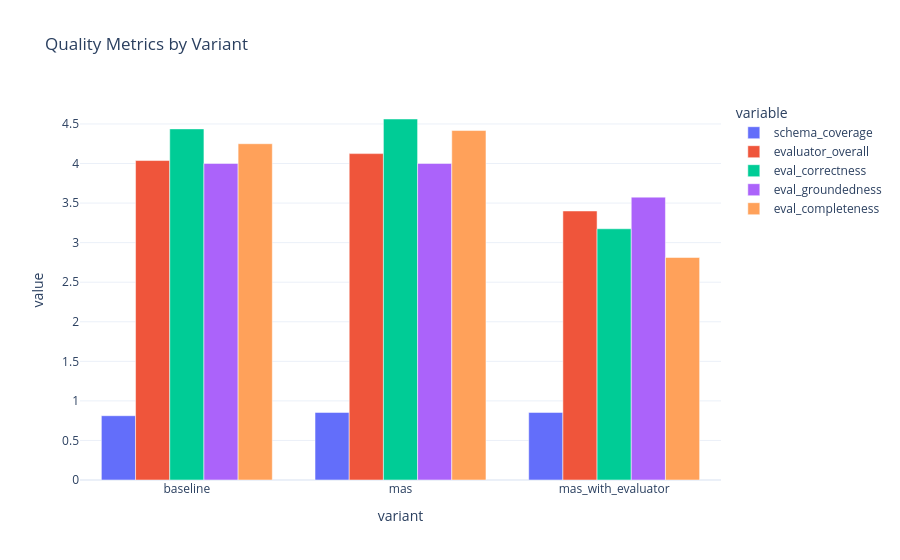
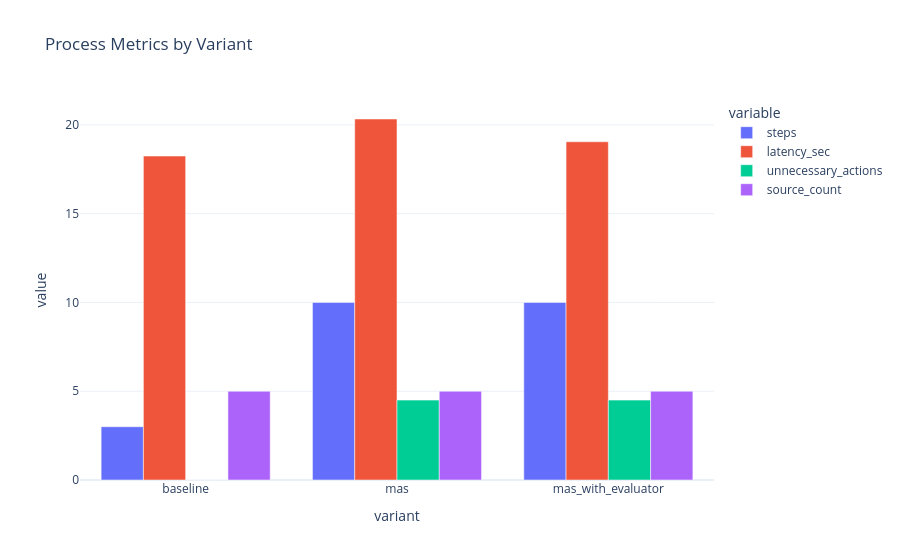
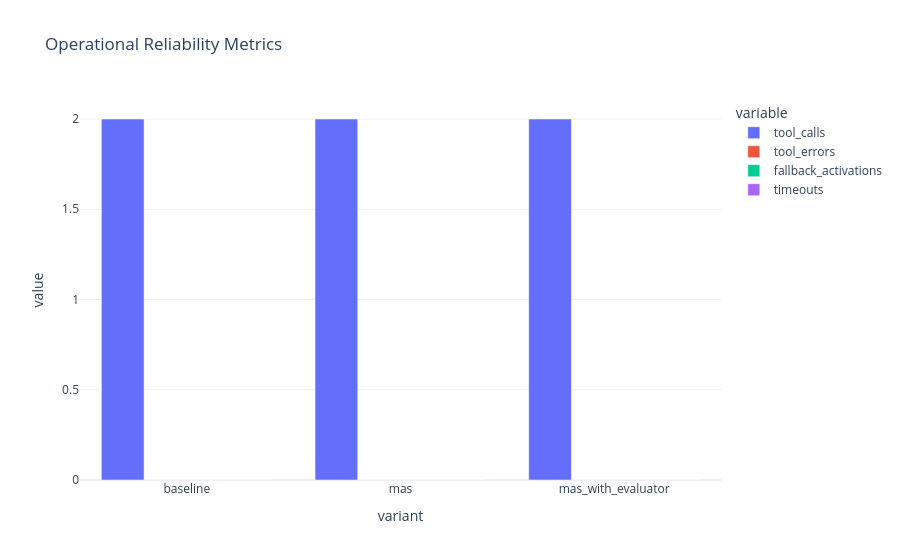
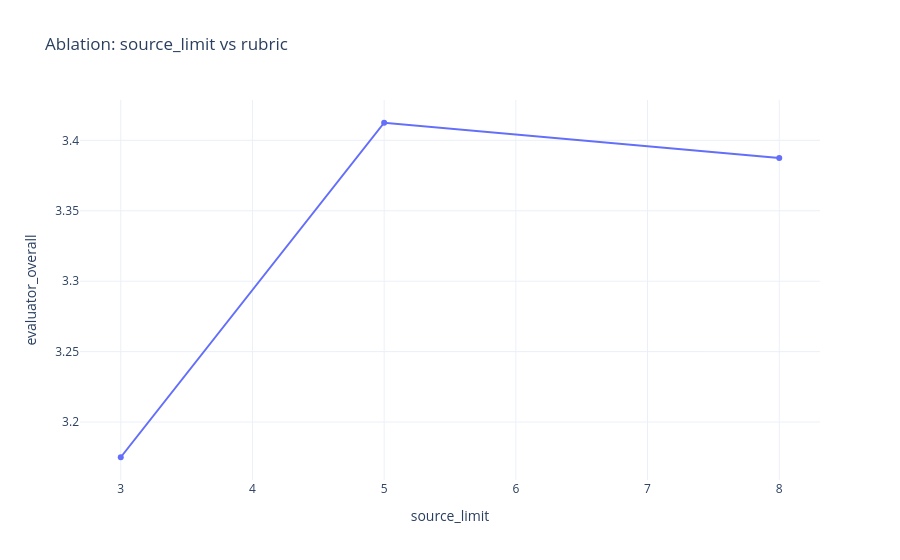

The notebook cell these images were saved under, in order:
### Markdown cell above
## Stage 6 - Analytics, Ablations, and Failure Cases

**Control question:** Do plots cover all three main configurations?

### Code cell
main_df = results_df[results_df["stage"] == "exp_main"].copy()
quality_cols = ["schema_coverage", "evaluator_overall", "eval_correctness", "eval_groundedness", "eval_completeness"]
process_cols = ["steps", "latency_sec", "unnecessary_actions", "source_count"]
ops_cols = ["tool_calls", "tool_errors", "fallback_activations", "timeouts"]

quality_summary = main_df.groupby("variant", as_index=False)[quality_cols].mean(numeric_only=True)
process_summary = main_df.groupby("variant", as_index=False)[process_cols].mean(numeric_only=True)
ops_summary = main_df.groupby("variant", as_index=False)[ops_cols].mean(numeric_only=True)

fig_q = px.bar(quality_summary.melt(id_vars=["variant"], value_vars=quality_cols), x="variant", y="value", color="variable", barmode="group", title="Quality Metrics by Variant", template="plotly_white")
fig_p = px.bar(process_summary.melt(id_vars=["variant"], value_vars=process_cols), x="variant", y="value", color="variable", barmode="group", title="Process Metrics by Variant", template="plotly_white")
fig_o = px.bar(ops_summary.melt(id_vars=["variant"], value_vars=ops_cols), x="variant", y="value", color="variable", barmode="group", title="Operational Reliability Metrics", template="plotly_white")
fig_q.show(); fig_p.show(); fig_o.show()

report_table_main = main_df.groupby("variant", as_index=False)[
    ["eval_correctness", "eval_groundedness", "eval_completeness", "schema_coverage", "steps", "latency_sec", "tool_errors", "evaluator_overall"]
].mean(numeric_only=True)
display(report_table_main)

per_topic_table = main_df.pivot_table(index="topic", columns="variant", values="evaluator_overall", aggfunc="mean")
display(per_topic_table)

src_ab = results_df[results_df["stage"] == "ablation_sources"].groupby("source_limit", as_index=False)["evaluator_overall"].mean()
step_ab = results_df[results_df["stage"] == "ablation_steps"].groupby("max_steps", as_index=False)["evaluator_overall"].mean()
px.line(src_ab, x="source_limit", y="evaluator_overall", markers=True, title="Ablation: source_limit vs rubric", template="plotly_white").show()
px.line(step_ab, x="max_steps", y="evaluator_overall", markers=True, title="Ablation: max_steps vs rubric", template="plotly_white").show()

### Figure 1 — Plotly figure (JSON) as saved in the notebook; plotly's stock layout.template omitted (floating-point values rounded to 4 significant figures)
{"data": [{"alignmentgroup": "True", "hovertemplate": "variable=schema_coverage<br>variant=%{x}<br>value=%{y}<extra></extra>", "legendgroup": "schema_coverage", "marker": {"color": "#636efa", "pattern": {"shape": ""}}, "name": "schema_coverage", "offsetgroup": "schema_coverage", "orientation": "v", "showlegend": true, "textposition": "auto", "type": "bar", "x": ["baseline", "mas", "mas_with_evaluator"], "xaxis": "x", "y": [0.8125, 0.8542, 0.8542], "yaxis": "y"}, {"alignmentgroup": "True", "hovertemplate": "variable=evaluator_overall<br>variant=%{x}<br>value=%{y}<extra></extra>", "legendgroup": "evaluator_overall", "marker": {"color": "#EF553B", "pattern": {"shape": ""}}, "name": "evaluator_overall", "offsetgroup": "evaluator_overall", "orientation": "v", "showlegend": true, "textposition": "auto", "type": "bar", "x": ["baseline", "mas", "mas_with_evaluator"], "xaxis": "x", "y": [4.037, 4.125, 3.4], "yaxis": "y"}, {"alignmentgroup": "True", "hovertemplate": "variable=eval_correctness<br>variant=%{x}<br>value=%{y}<extra></extra>", "legendgroup": "eval_correctness", "marker": {"color": "#00cc96", "pattern": {"shape": ""}}, "name": "eval_correctness", "offsetgroup": "eval_correctness", "orientation": "v", "showlegend": true, "textposition": "auto", "type": "bar", "x": ["baseline", "mas", "mas_with_evaluator"], "xaxis": "x", "y": [4.438, 4.562, 3.175], "yaxis": "y"}, {"alignmentgroup": "True", "hovertemplate": "variable=eval_groundedness<br>variant=%{x}<br>value=%{y}<extra></extra>", "legendgroup": "eval_groundedness", "marker": {"color": "#ab63fa", "pattern": {"shape": ""}}, "name": "eval_groundedness", "offsetgroup": "eval_groundedness", "orientation": "v", "showlegend": true, "textposition": "auto", "type": "bar", "x": ["baseline", "mas", "mas_with_evaluator"], "xaxis": "x", "y": [4.0, 4.0, 3.575], "yaxis": "y"}, {"alignmentgroup": "True", "hovertemplate": "variable=eval_completeness<br>variant=%{x}<br>value=%{y}<extra></extra>", "legendgroup": "eval_completeness", "marker": {"color": "#FFA15A", "pattern": {"shape": ""}}, "name": "eval_completeness", "offsetgroup": "eval_completeness", "orientation": "v", "showlegend": true, "textposition": "auto", "type": "bar", "x": ["baseline", "mas", "mas_with_evaluator"], "xaxis": "x", "y": [4.25, 4.417, 2.812], "yaxis": "y"}], "layout": {"barmode": "group", "legend": {"title": {"text": "variable"}, "tracegroupgap": 0}, "title": {"text": "Quality Metrics by Variant"}, "xaxis": {"anchor": "y", "domain": [0, 1], "title": {"text": "variant"}}, "yaxis": {"anchor": "x", "domain": [0, 1], "title": {"text": "value"}}}}

### Figure 2 — Plotly figure (JSON) as saved in the notebook; plotly's stock layout.template omitted (floating-point values rounded to 4 significant figures)
{"data": [{"alignmentgroup": "True", "hovertemplate": "variable=steps<br>variant=%{x}<br>value=%{y}<extra></extra>", "legendgroup": "steps", "marker": {"color": "#636efa", "pattern": {"shape": ""}}, "name": "steps", "offsetgroup": "steps", "orientation": "v", "showlegend": true, "textposition": "auto", "type": "bar", "x": ["baseline", "mas", "mas_with_evaluator"], "xaxis": "x", "y": [3.0, 10.0, 10.0], "yaxis": "y"}, {"alignmentgroup": "True", "hovertemplate": "variable=latency_sec<br>variant=%{x}<br>value=%{y}<extra></extra>", "legendgroup": "latency_sec", "marker": {"color": "#EF553B", "pattern": {"shape": ""}}, "name": "latency_sec", "offsetgroup": "latency_sec", "orientation": "v", "showlegend": true, "textposition": "auto", "type": "bar", "x": ["baseline", "mas", "mas_with_evaluator"], "xaxis": "x", "y": [18.25, 20.33, 19.05], "yaxis": "y"}, {"alignmentgroup": "True", "hovertemplate": "variable=unnecessary_actions<br>variant=%{x}<br>value=%{y}<extra></extra>", "legendgroup": "unnecessary_actions", "marker": {"color": "#00cc96", "pattern": {"shape": ""}}, "name": "unnecessary_actions", "offsetgroup": "unnecessary_actions", "orientation": "v", "showlegend": true, "textposition": "auto", "type": "bar", "x": ["baseline", "mas", "mas_with_evaluator"], "xaxis": "x", "y": [0.0, 4.5, 4.5], "yaxis": "y"}, {"alignmentgroup": "True", "hovertemplate": "variable=source_count<br>variant=%{x}<br>value=%{y}<extra></extra>", "legendgroup": "source_count", "marker": {"color": "#ab63fa", "pattern": {"shape": ""}}, "name": "source_count", "offsetgroup": "source_count", "orientation": "v", "showlegend": true, "textposition": "auto", "type": "bar", "x": ["baseline", "mas", "mas_with_evaluator"], "xaxis": "x", "y": [5.0, 5.0, 5.0], "yaxis": "y"}], "layout": {"barmode": "group", "legend": {"title": {"text": "variable"}, "tracegroupgap": 0}, "title": {"text": "Process Metrics by Variant"}, "xaxis": {"anchor": "y", "domain": [0, 1], "title": {"text": "variant"}}, "yaxis": {"anchor": "x", "domain": [0, 1], "title": {"text": "value"}}}}

### Figure 3 — Plotly figure (JSON) as saved in the notebook; plotly's stock layout.template omitted (floating-point values rounded to 4 significant figures)
{"data": [{"alignmentgroup": "True", "hovertemplate": "variable=tool_calls<br>variant=%{x}<br>value=%{y}<extra></extra>", "legendgroup": "tool_calls", "marker": {"color": "#636efa", "pattern": {"shape": ""}}, "name": "tool_calls", "offsetgroup": "tool_calls", "orientation": "v", "showlegend": true, "textposition": "auto", "type": "bar", "x": ["baseline", "mas", "mas_with_evaluator"], "xaxis": "x", "y": [2.0, 2.0, 2.0], "yaxis": "y"}, {"alignmentgroup": "True", "hovertemplate": "variable=tool_errors<br>variant=%{x}<br>value=%{y}<extra></extra>", "legendgroup": "tool_errors", "marker": {"color": "#EF553B", "pattern": {"shape": ""}}, "name": "tool_errors", "offsetgroup": "tool_errors", "orientation": "v", "showlegend": true, "textposition": "auto", "type": "bar", "x": ["baseline", "mas", "mas_with_evaluator"], "xaxis": "x", "y": [0.0, 0.0, 0.0], "yaxis": "y"}, {"alignmentgroup": "True", "hovertemplate": "variable=fallback_activations<br>variant=%{x}<br>value=%{y}<extra></extra>", "legendgroup": "fallback_activations", "marker": {"color": "#00cc96", "pattern": {"shape": ""}}, "name": "fallback_activations", "offsetgroup": "fallback_activations", "orientation": "v", "showlegend": true, "textposition": "auto", "type": "bar", "x": ["baseline", "mas", "mas_with_evaluator"], "xaxis": "x", "y": [0.0, 0.0, 0.0], "yaxis": "y"}, {"alignmentgroup": "True", "hovertemplate": "variable=timeouts<br>variant=%{x}<br>value=%{y}<extra></extra>", "legendgroup": "timeouts", "marker": {"color": "#ab63fa", "pattern": {"shape": ""}}, "name": "timeouts", "offsetgroup": "timeouts", "orientation": "v", "showlegend": true, "textposition": "auto", "type": "bar", "x": ["baseline", "mas", "mas_with_evaluator"], "xaxis": "x", "y": [0.0, 0.0, 0.0], "yaxis": "y"}], "layout": {"barmode": "group", "legend": {"title": {"text": "variable"}, "tracegroupgap": 0}, "title": {"text": "Operational Reliability Metrics"}, "xaxis": {"anchor": "y", "domain": [0, 1], "title": {"text": "variant"}}, "yaxis": {"anchor": "x", "domain": [0, 1], "title": {"text": "value"}}}}

### Figure 4 — Plotly figure (JSON) as saved in the notebook; plotly's stock layout.template omitted (floating-point values rounded to 4 significant figures)
{"data": [{"hovertemplate": "source_limit=%{x}<br>evaluator_overall=%{y}<extra></extra>", "legendgroup": "", "line": {"color": "#636efa", "dash": "solid"}, "marker": {"symbol": "circle"}, "mode": "lines+markers", "name": "", "orientation": "v", "showlegend": false, "type": "scatter", "x": [3, 5, 8], "xaxis": "x", "y": [3.175, 3.412, 3.388], "yaxis": "y"}], "layout": {"legend": {"tracegroupgap": 0}, "title": {"text": "Ablation: source_limit vs rubric"}, "xaxis": {"anchor": "y", "domain": [0, 1], "title": {"text": "source_limit"}}, "yaxis": {"anchor": "x", "domain": [0, 1], "title": {"text": "evaluator_overall"}}}}
